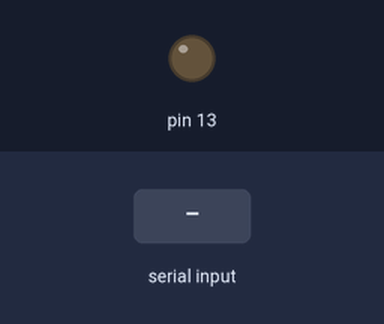
Simulated run of this sketch. Board: Arduino Uno, built with avr-gcc and run on an emulated ATmega328P. On the bench: output pins drawn as LEDs (lit = HIGH). Inputs (shaded band) come from the test bench.

Above: at 1.2 s.
1.3 s: "1" received over Serial
At 2.3 s:
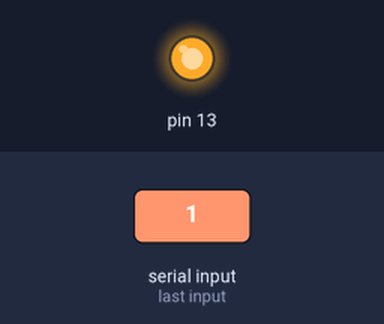
4.3 s: "0" received over Serial
At 4.6 s:
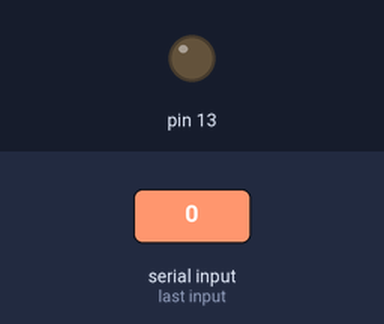
Timing chart, 0 to 7.3 s (numbered marks = the images above; inputs shaded):
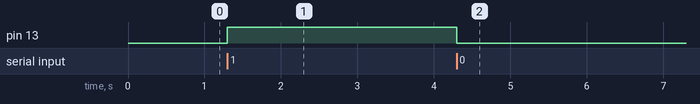

Measured:
- after the input at 1.3 s, pin 13: LOW → HIGH at once
- after the input at 4.3 s, pin 13: HIGH → LOW at once

The sketch:

BluetoothConnettion2.ino
```cpp
#include <SoftwareSerial.h>

const byte rxPin = 2;
const byte txPin = 3;

SoftwareSerial mySerial(rxPin, txPin);

void setup(){
  pinMode(rxPin, INPUT);
  pinMode(txPin, OUTPUT);
  pinMode(13, OUTPUT);

  mySerial.begin(9600);
  Serial.begin(9600);

  pinMode(13, OUTPUT);
}

void loop(){
  while(Serial.available()>0){
//    mySerial.write(Serial.read());
    char cmd = Serial.read();
    if(cmd == '0') digitalWrite(13, LOW);
    if(cmd == '1') digitalWrite(13, HIGH);
  }

  while(mySerial.available()>0){
    Serial.write(mySerial.read());
  }
}
```
